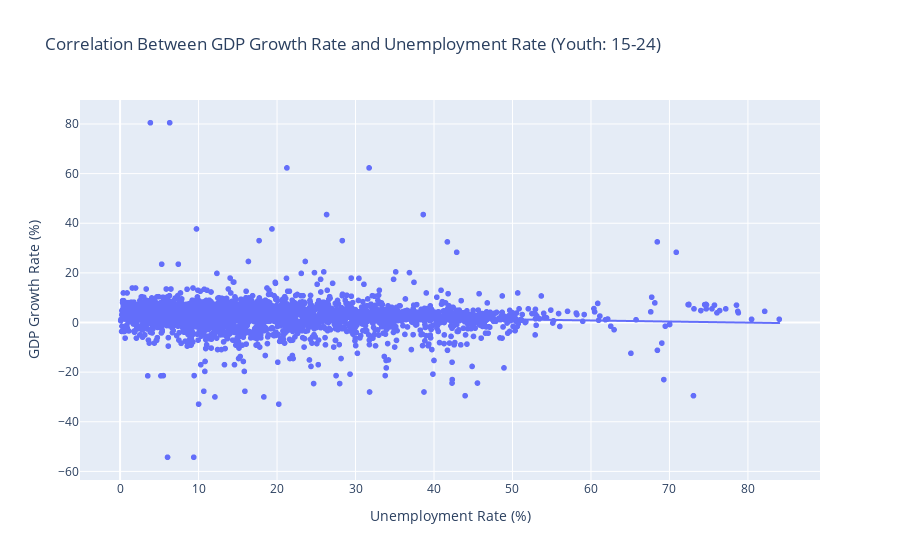
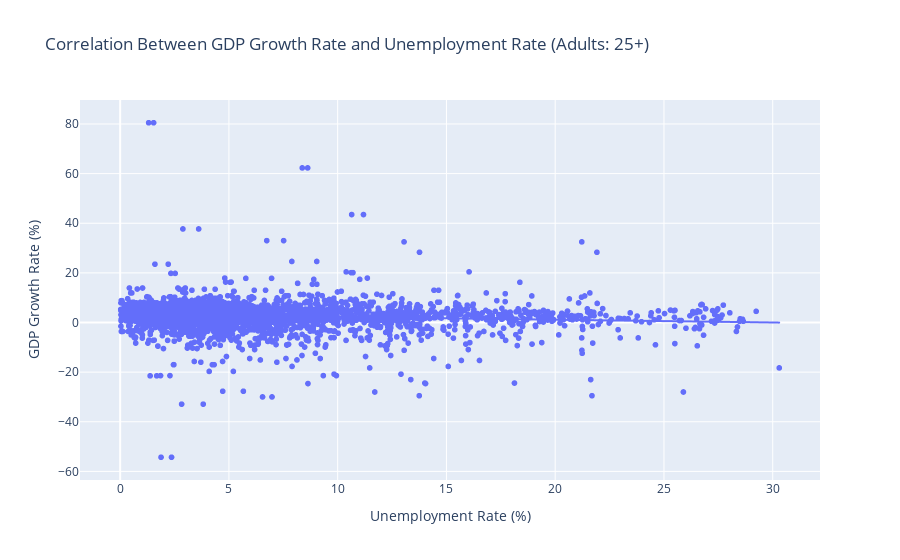

Notebook code cell kept with these figures, in order:
### Markdown cell above
### Step 8: Correlation Analysis

### Code cell
# Examine the relationship between GDP Growth Rate and Unemployment Rate for each Age Group
# Compute correlations for each Age Group separately
correlation_youth = reshaped_df[reshaped_df['Age_Group'] == '15-24'][['GDP Growth Rate', 'Unemployment Rate']].corr()
correlation_adults = reshaped_df[reshaped_df['Age_Group'] == '25+'][['GDP Growth Rate', 'Unemployment Rate']].corr()

# Print correlation results
print('Correlation between GDP Growth Rate and Unemployment Rate for Youth (15-24):')
print(correlation_youth)

print('Correlation between GDP Growth Rate and Unemployment Rate for Adults (25+):')
print(correlation_adults)

# Scatter plots with regression lines for Youth and Adults
fig_youth = px.scatter(
    reshaped_df[reshaped_df['Age_Group'] == '15-24'],
    x='Unemployment Rate',
    y='GDP Growth Rate',
    trendline='ols',
    title='Correlation Between GDP Growth Rate and Unemployment Rate (Youth: 15-24)',
    labels={'Unemployment Rate': 'Unemployment Rate (%)', 'GDP Growth Rate': 'GDP Growth Rate (%)'}
)

fig_adults = px.scatter(
    reshaped_df[reshaped_df['Age_Group'] == '25+'],
    x='Unemployment Rate',
    y='GDP Growth Rate',
    trendline='ols',
    title='Correlation Between GDP Growth Rate and Unemployment Rate (Adults: 25+)',
    labels={'Unemployment Rate': 'Unemployment Rate (%)', 'GDP Growth Rate': 'GDP Growth Rate (%)'}
)

# Display scatter plots
fig_youth.show()
fig_adults.show()

# Insights Based on Correlation Analysis for Age Groups:

# 1. Youth (15-24):
# - Weak negative correlation (-0.10) between GDP Growth Rate and Unemployment Rate.
# - Indicates minimal impact of unemployment changes on GDP growth for youth.
# - Scatter plot shows a broad dispersion, reflecting weak predictability.

# 2. Adults (25+):
# - Weak negative correlation (-0.11) between GDP Growth Rate and Unemployment Rate.
# - Slightly stronger than youth but still minimal.
# - Scatter plot also shows a widely spread relationship, confirming low correlation.

# Observations:
# - Both age groups show negligible relationships between GDP growth and unemployment.

### Figure 1 — Plotly figure (JSON) as saved in the notebook; plotly's stock layout.template omitted (floating-point values rounded to 4 significant figures; data arrays with more than 128 entries replaced by an {"elided": "..."} marker saying what was removed)
{"data": [{"hovertemplate": "Unemployment Rate (%)=%{x}<br>GDP Growth Rate (%)=%{y}<extra></extra>", "legendgroup": "", "marker": {"color": "#636efa", "symbol": "circle"}, "mode": "markers", "name": "", "showlegend": false, "type": "scattergl", "x": {"elided": "3580 float values"}, "xaxis": "x", "y": {"elided": "3580 float values"}, "yaxis": "y"}, {"hovertemplate": "<b>OLS trendline</b><br>GDP Growth Rate = -0.04355 * Unemployment Rate + 3.44133<br>R<sup>2</sup>=0.010296<br><br>Unemployment Rate (%)=%{x}<br>GDP Growth Rate (%)=%{y} <b>(trend)</b><extra></extra>", "legendgroup": "", "marker": {"color": "#636efa", "symbol": "circle"}, "mode": "lines", "name": "", "showlegend": false, "type": "scattergl", "x": {"elided": "3580 float values"}, "xaxis": "x", "y": {"elided": "3580 float values"}, "yaxis": "y"}], "layout": {"legend": {"tracegroupgap": 0}, "title": {"text": "Correlation Between GDP Growth Rate and Unemployment Rate (Youth: 15-24)"}, "xaxis": {"anchor": "y", "domain": [0, 1], "title": {"text": "Unemployment Rate (%)"}}, "yaxis": {"anchor": "x", "domain": [0, 1], "title": {"text": "GDP Growth Rate (%)"}}}}

### Figure 2 — Plotly figure (JSON) as saved in the notebook; plotly's stock layout.template omitted (floating-point values rounded to 4 significant figures; data arrays with more than 128 entries replaced by an {"elided": "..."} marker saying what was removed)
{"data": [{"hovertemplate": "Unemployment Rate (%)=%{x}<br>GDP Growth Rate (%)=%{y}<extra></extra>", "legendgroup": "", "marker": {"color": "#636efa", "symbol": "circle"}, "mode": "markers", "name": "", "showlegend": false, "type": "scattergl", "x": {"elided": "3580 float values"}, "xaxis": "x", "y": {"elided": "3580 float values"}, "yaxis": "y"}, {"hovertemplate": "<b>OLS trendline</b><br>GDP Growth Rate = -0.112721 * Unemployment Rate + 3.39071<br>R<sup>2</sup>=0.011364<br><br>Unemployment Rate (%)=%{x}<br>GDP Growth Rate (%)=%{y} <b>(trend)</b><extra></extra>", "legendgroup": "", "marker": {"color": "#636efa", "symbol": "circle"}, "mode": "lines", "name": "", "showlegend": false, "type": "scattergl", "x": {"elided": "3580 float values"}, "xaxis": "x", "y": {"elided": "3580 float values"}, "yaxis": "y"}], "layout": {"legend": {"tracegroupgap": 0}, "title": {"text": "Correlation Between GDP Growth Rate and Unemployment Rate (Adults: 25+)"}, "xaxis": {"anchor": "y", "domain": [0, 1], "title": {"text": "Unemployment Rate (%)"}}, "yaxis": {"anchor": "x", "domain": [0, 1], "title": {"text": "GDP Growth Rate (%)"}}}}
